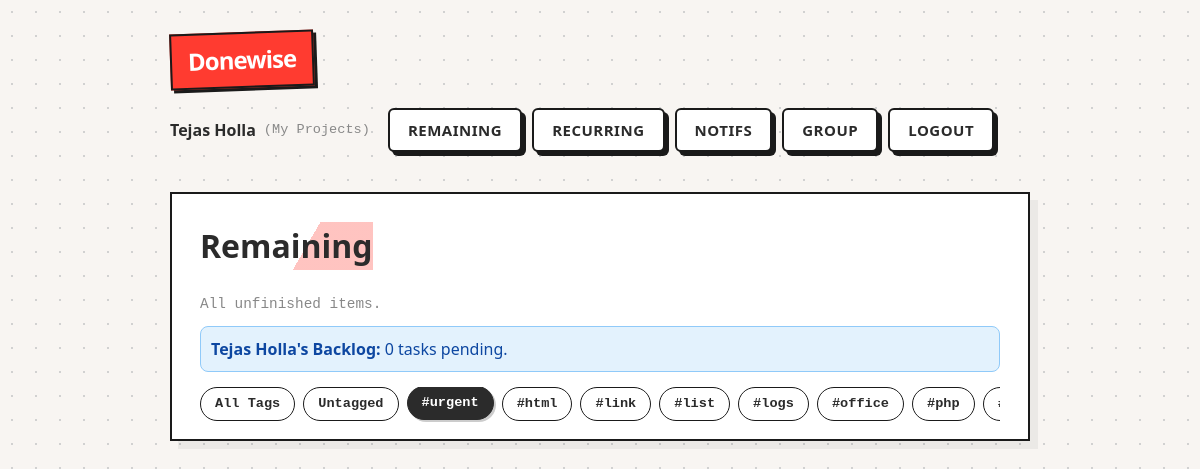
Page /remaining.php?user=all&tag=13 (signed in) on the earlier database version.
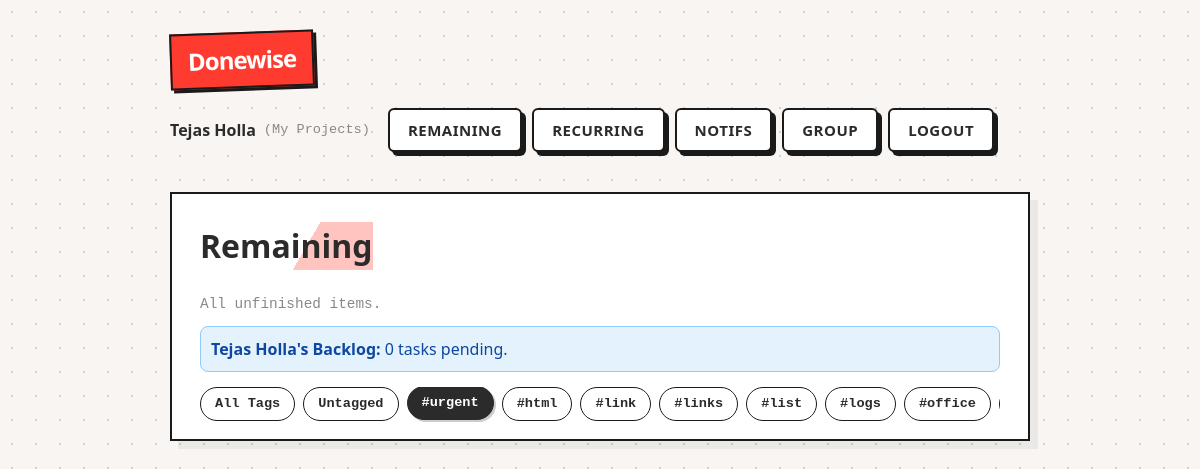
Same page on the later database version.
### tables this page shows
CREATE TABLE tags (
        id INTEGER PRIMARY KEY AUTOINCREMENT,
        group_id INTEGER NOT NULL,
        name TEXT NOT NULL,
        color TEXT NOT NULL, sort_order INTEGER DEFAULT 0,
        UNIQUE(group_id, name),
        FOREIGN KEY (group_id) REFERENCES groups(id) ON DELETE CASCADE
      );

### remaining.php (the view, shortened to what this page needs)
<?php
require_once __DIR__ . '/app/layout.php';
$user = require_login();
$pdo  = db();
$st = $pdo->prepare("SELECT * FROM tags WHERE group_id=? ORDER BY sort_order ASC, name ASC");
$st->execute([$user['group_id']]);
$tags = $st->fetchAll();
$st = $pdo->prepare("SELECT id, username, display_name FROM users WHERE group_id=? ORDER BY display_name ASC");
$st->execute([$user['group_id']]);
$groupUsers = $st->fetchAll();
$filterTag = $_GET['tag'] ?? 'all';
$filterUser = $_GET['user'] ?? 'all';
$statsUserId = is_numeric($filterUser) ? $filterUser : $user['id'];
$statsName = ($statsUserId == $user['id']) ? "Your" : "User";
foreach ($groupUsers as $gu) { if($gu['id'] == $statsUserId) $statsName = $gu['display_name']; }
$stStat = $pdo->prepare("SELECT COUNT(*) FROM tasks WHERE group_id=? AND assigned_to=? AND is_done=0");
$stStat->execute([$user['group_id'], $statsUserId]);
$pendingCount = $stStat->fetchColumn();
?>
<div class="card" style="padding-bottom:10px;">
  <h1>Remaining</h1>
  <div class="muted">All unfinished items.</div>
  <div style="background:#e3f2fd; color:#0d47a1; border-radius:8px; padding:10px; margin-top:10px; border:1px solid #90caf9;">
      <b><?php echo h($statsName); ?>'s Backlog:</b> <?php echo $pendingCount; ?> tasks pending.
  </div>
  <div class="filter-bar" style="margin-top:15px;">
    <a href="?user=<?php echo $filterUser; ?>&tag=all" class="filter-chip <?php echo ($filterTag=='all')?'active':''; ?>">All Tags</a>
    <a href="?user=<?php echo $filterUser; ?>&tag=untagged" class="filter-chip <?php echo ($filterTag=='untagged')?'active':''; ?>">Untagged</a>
    <?php foreach($tags as $tag): ?>
        <a href="?user=<?php echo $filterUser; ?>&tag=<?php echo $tag['id']; ?>" class="filter-chip <?php echo ($filterTag==$tag['id'])?'active':''; ?>">#<?php echo h($tag['name']); ?></a>
    <?php endforeach; ?>
  </div>
</div>

Differences in the rows shown:
no longer on this page (row unchanged): tags: name "php"
added tags: name "links"
